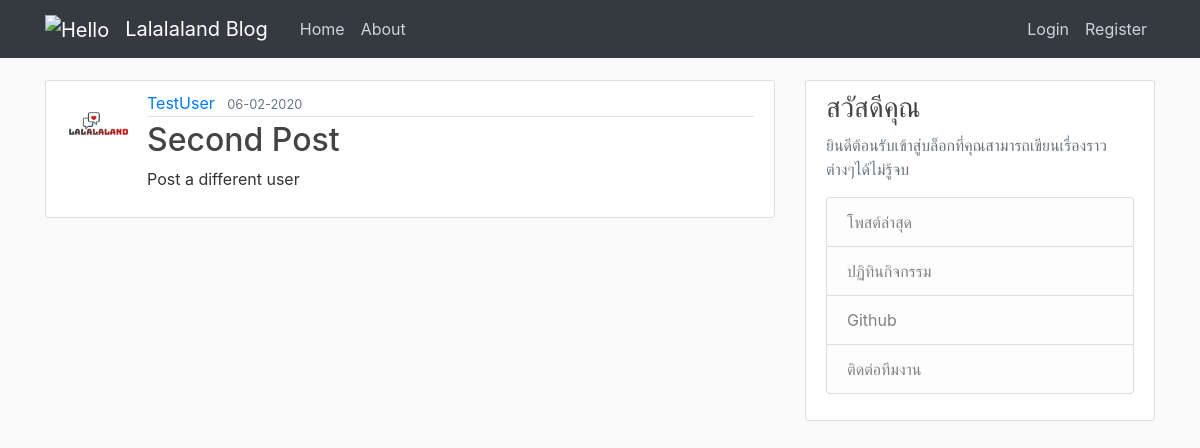
Screenshot of /post/2 with the database file from the repository.
### Lalalalandblog/models.py (models this page shows, shortened)
class User(db.Model, UserMixin):
    id = db.Column(db.Integer, primary_key=True)
    username = db.Column(db.String(20), unique=True, nullable=False)
    email = db.Column(db.String(120), unique=True, nullable=False)
    image_file = db.Column(db.String(20), nullable=False, default='default.jpg')
    password = db.Column(db.String(60), nullable=False)
    post = db.relationship('Post', backref='author', lazy=True)

class Post(db.Model):
    id = db.Column(db.Integer, primary_key=True)
    title = db.Column(db.String(100), nullable=False)
    date = db.Column(db.DateTime, nullable=False, default=datetime.utcnow)
    content = db.Column(db.Text, nullable=False)
    user_id = db.Column(db.Integer, db.ForeignKey('user.id'), nullable=False)

### Lalalalandblog/posts/routes.py (the view)
@posts.route("/post/<int:post_id>")
def post(post_id):
    post = Post.query.get_or_404(post_id)
    return render_template('post.html', title=post.title, post=post)

### Lalalalandblog/templates/post.html (shortened to what this page needs)
{% extends "layout.html" %}
{% block content %}
  <article class="media content-section">
    <img class="rounded-circle article-img" src="{{ url_for('static', filename='profile_pics/' + post.author.image_file) }}">
    <div class="media-body">
      <div class="article-metadata">
        <a class="mr-2" href="{{ url_for('users.user_posts', username=post.author.username) }}">{{ post.author.username }}</a>
        <small class="text-muted">{{ post.date.strftime('%d-%m-%Y') }}</small>
      </div>
      <h2 class="article-title">{{ post.title }}</h2>
      <p class="article-content">{{ post.content }}</p>
    </div>
  </article>
{% endblock content %}

### Lalalalandblog/static/main.css (style rules this page uses)
body { background: #fafafa; color: #333333; margin-top: 5rem; }
h1, h2, h3, h4, h5, h6 { color: #444444; }
.content-section { background: #ffffff; padding: 10px 20px; border: 1px solid #dddddd; border-radius: 3px; margin-bottom: 20px; }
.article-title { color: #444444; }
.article-content { white-space: pre-line; }
.article-img { height: 65px; width: 65px; margin-right: 16px; }
.article-metadata { padding-bottom: 1px; margin-bottom: 4px; border-bottom: 1px solid #e3e3e3 }

### rows the page displays
User: image_file (placeholder picture), author.username "TestUser"
Post: date "06-02-2020", title "Second Post", content "Post a different user"
